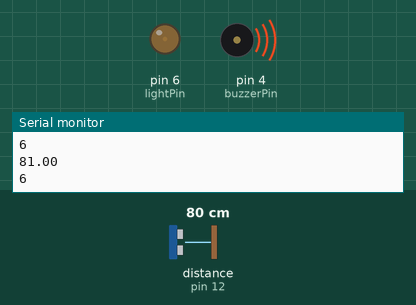
This sketch was run on a simulated Arduino Uno, built with avr-gcc and run on an emulated ATmega328P. Parts: output pins drawn as LEDs (lit = HIGH), buzzer (waves = sounding), the last lines printed to the serial monitor. The inputs (shaded band) are chosen by the test bench; at power-on: distance to the obstacle (sensor on pin 12) 80 cm. The echo pulse lasts 58.3 µs per cm.

Above: at 1.2 s.
1.3 s: distance to the obstacle (sensor on pin 12) set to 2 cm
At 1.7 s:
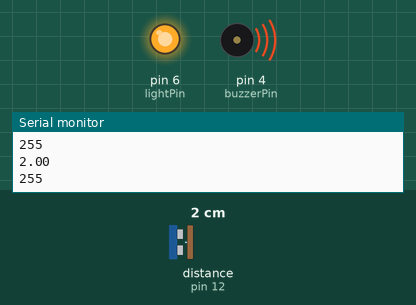
2.8 s: distance to the obstacle (sensor on pin 12) set to 4 cm
At 3.6 s:
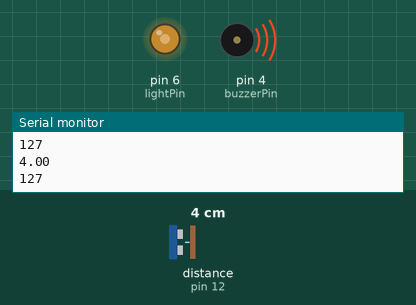
4.3 s: distance to the obstacle (sensor on pin 12) set to 250 cm
At 4.6 s:
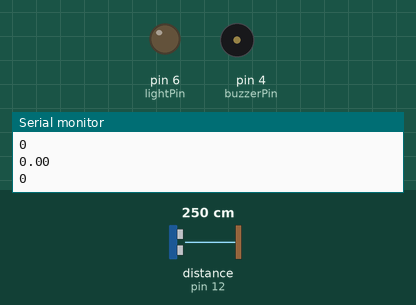
Timing chart, 0 to 7.3 s (numbered marks = the images above; inputs shaded):
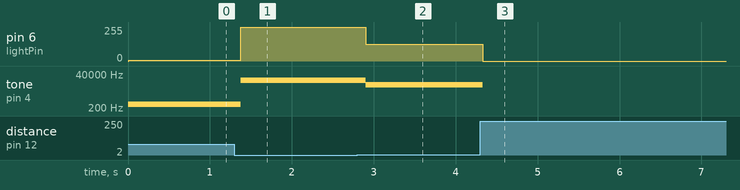

Measured:
- after the input at 1.3 s, pin 6 (lightPin): 6/255 → 255/255 after 0.08 s; tone on pin 4 (buzzerPin): 370 Hz → 15000 Hz after 0.08 s
- after the input at 2.8 s, pin 6 (lightPin): 255/255 → 127/255 after 0.10 s; tone on pin 4 (buzzerPin): 15000 Hz → 7500 Hz after 0.10 s
- after the input at 4.3 s, pin 6 (lightPin): 127/255 → 0/255 at once; tone on pin 4 (buzzerPin): 7500 Hz → silent at once

The sketch:

ultrasonic_sensor_new_ping.ino
```cpp
#include <NewTone.h>
#include <NewPing.h>

int trigPin = 11;
int echoPin = 12;
int maxDistance = 200;
NewPing sonar(trigPin, echoPin, maxDistance);
int buzzerPin = 4;
int lightPin = 6;
int kBuzzer = 30000; //buzzer
int kLight = 510;
double duration, cm;
unsigned int x, n;

void setup() {
  Serial.begin(9600);
  pinMode(trigPin, OUTPUT);
  pinMode(echoPin, INPUT);
  pinMode(buzzerPin, OUTPUT);
  pinMode(lightPin, OUTPUT);
}

void loop() {
  double distance = sonar.ping_cm();
  Serial.print (distance);

  x = kBuzzer * (1/distance);
  n = kLight * (1/distance);
  Serial.println();
  Serial.print(n);
  Serial.println();

  if (distance < 200 && distance != 0) {
    NewTone(buzzerPin, x);
    analogWrite(lightPin, n);
  } else {
    x = 0;
    NewTone(buzzerPin, x);
    analogWrite(lightPin, x);
  }

  delay(100);

}
```
